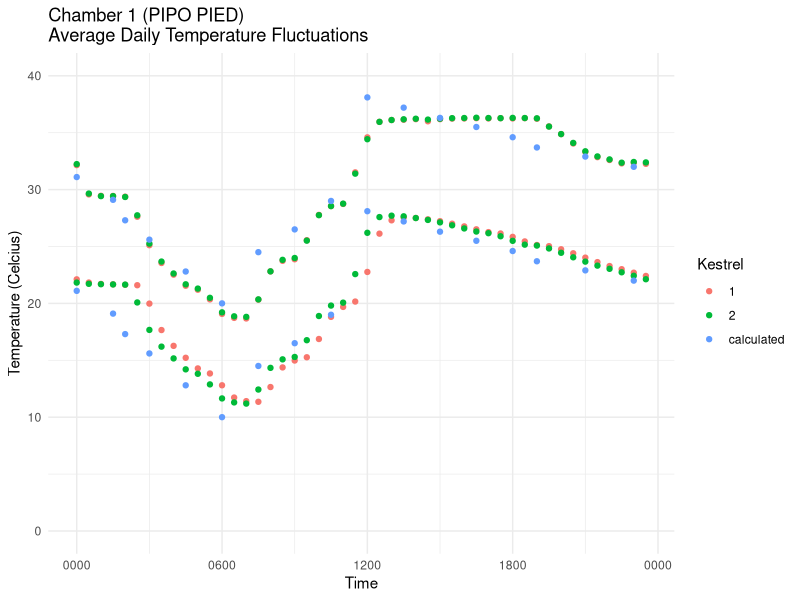
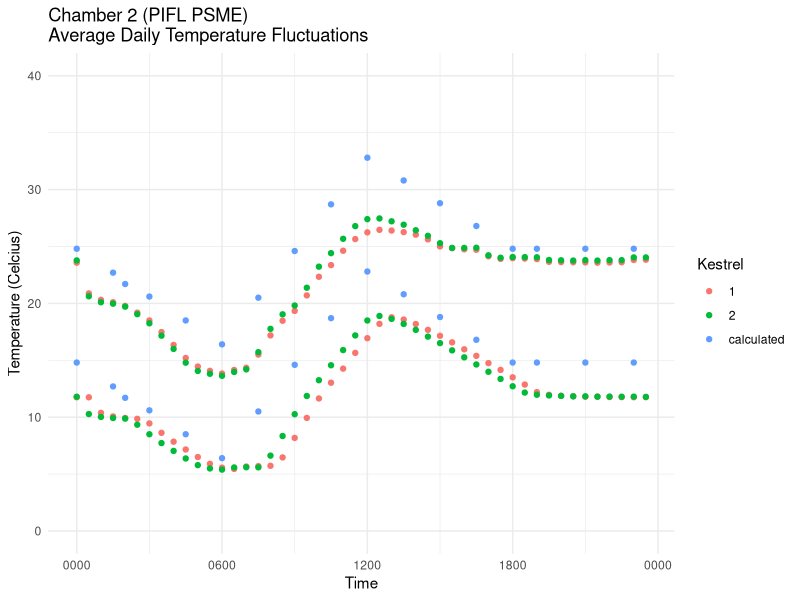
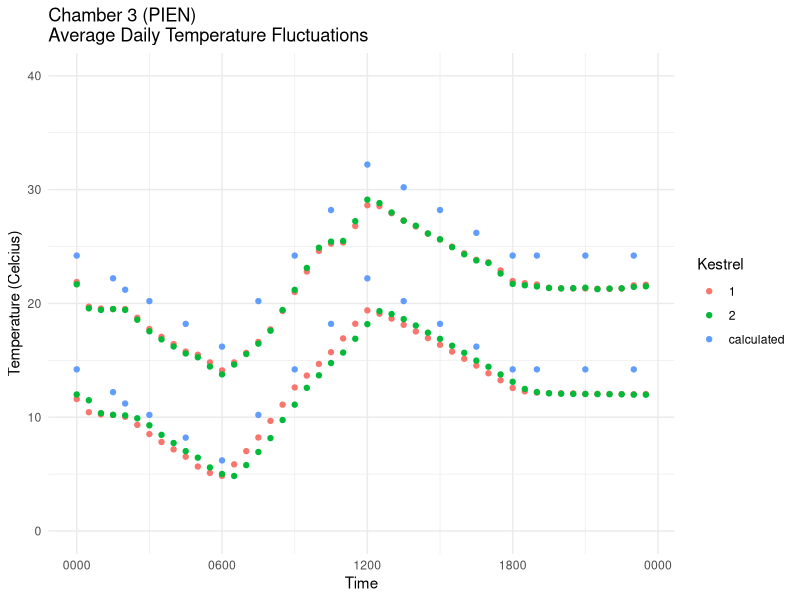
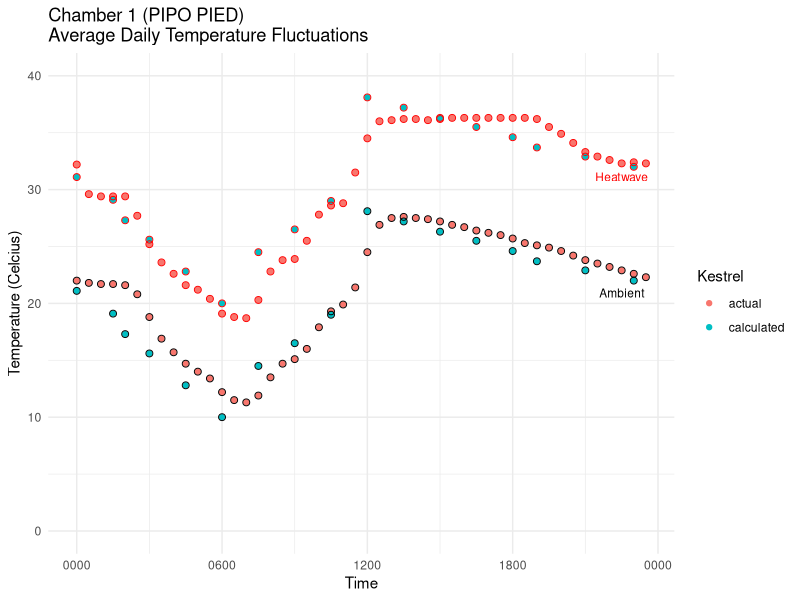
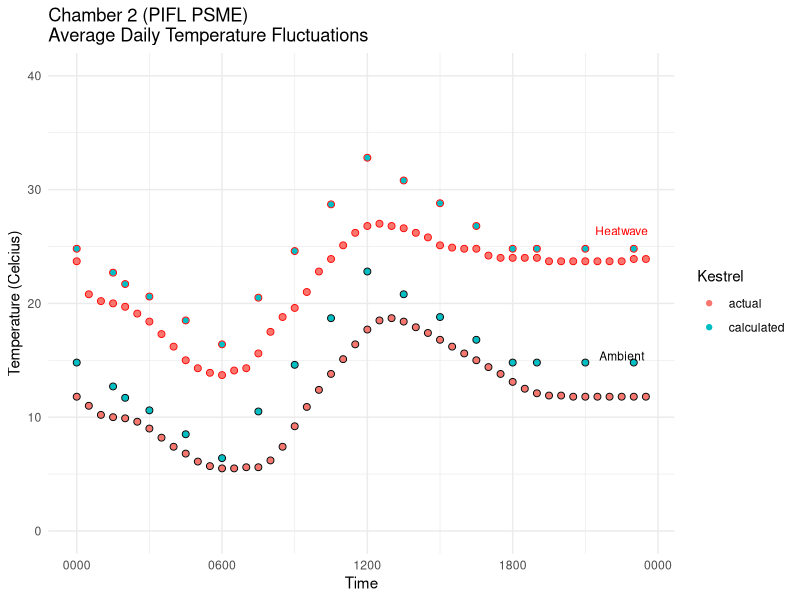
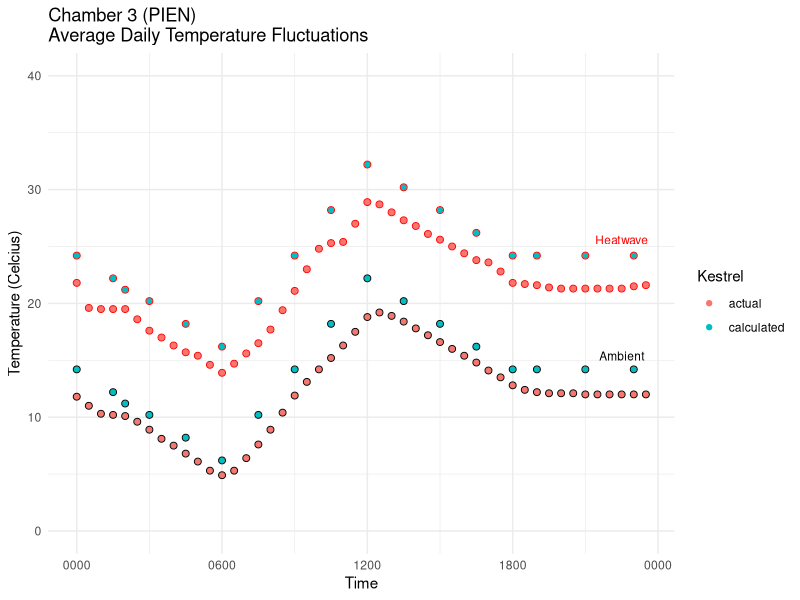
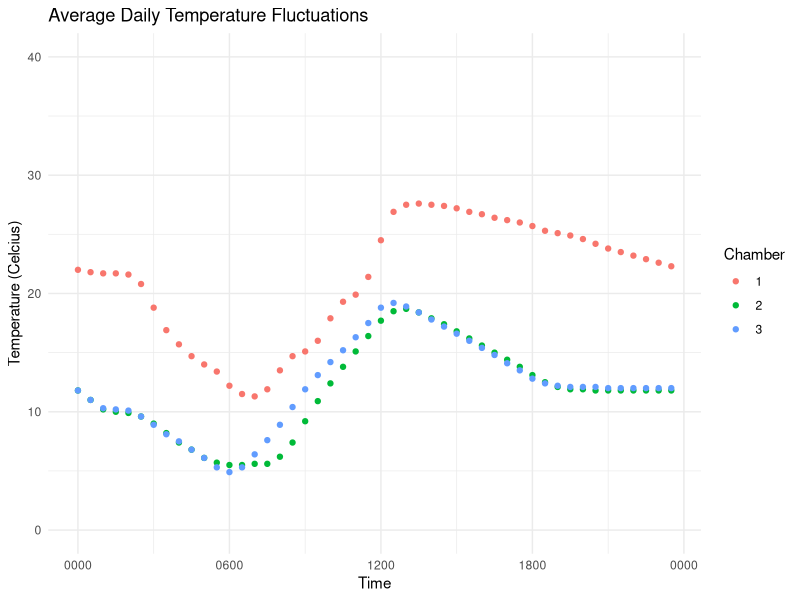
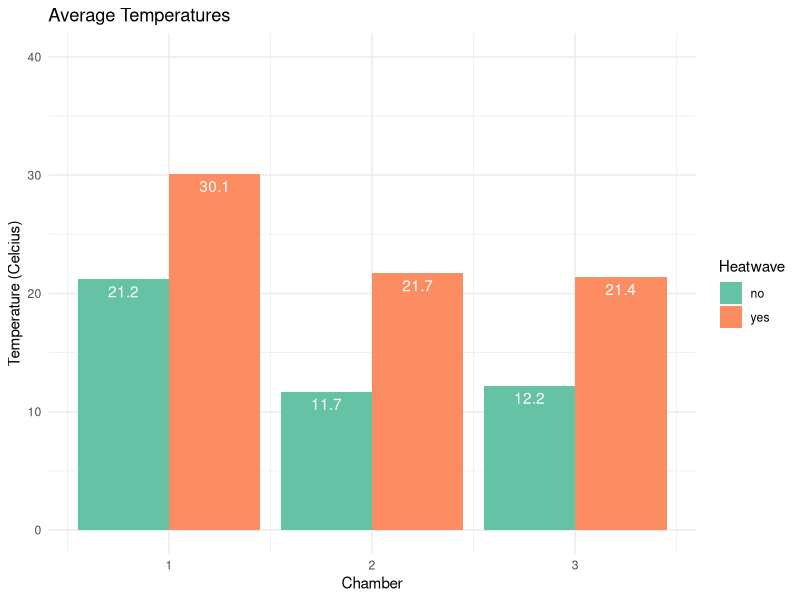

Reproduce these figures in R, in order.
#Data analysis/viz script - Phase 1 kestrel
#Alexandra Lalor
#allielalor@arizona.edu
#allielalor@gmail.com
#First created: 2022-02-01
#Last updated: 2022-06-18

#load tidyverse
library(tidyverse)
library(ggplot2)

################################################################################
#Phase1_Kestrel_AvgTemp
#Temperatures combined (daily temps), keeping Kestrel number intact for verification
################################################################################

#first, check that both kestrels were more or less equal

#read in clean csvs
Phase1_Kestrel_AvgTemp <- read_csv("data_QAQC/Phase1_Kestrel_AvgTemp.csv")

#add placeholder date to make graph
Phase1_Kestrel_AvgTemp <- Phase1_Kestrel_AvgTemp %>% 
  mutate(Date = as.Date("2021-10-15"))
Phase1_Kestrel_AvgTemp$DateTime <- paste(Phase1_Kestrel_AvgTemp$Date, " ", Phase1_Kestrel_AvgTemp$Time)
Phase1_Kestrel_AvgTemp$DateTime <- strptime(Phase1_Kestrel_AvgTemp$DateTime, format="%Y-%m-%d %H%M")

Phase1_Kestrel_AvgTemp$Phase <- as.factor(Phase1_Kestrel_AvgTemp$Phase)
Phase1_Kestrel_AvgTemp$Chamber <- as.factor(Phase1_Kestrel_AvgTemp$Chamber)

glimpse(Phase1_Kestrel_AvgTemp)


#Graphs!

#Chamber 1 graph
Phase1_Kestrel_AvgTemp %>% 
  group_by(Phase, Chamber, Kestrel, Heatwave) %>% 
  filter(Chamber == 1) %>% 
  ggplot(aes(x = as.POSIXct(DateTime),
             y = Temperature_avg,
             color = Kestrel)) +
  geom_point() +
  ylim(0, 40) +
  scale_x_datetime(date_labels = "%H%M") +
  xlab("Time") +
  ylab("Temperature (Celcius)") +
  labs(title = "Chamber 1 (PIPO PIED)\nAverage Daily Temperature Fluctuations",
       color = "Kestrel",
       fill = "Heatwave") +
  theme_minimal()

#Chamber 2 graph
Phase1_Kestrel_AvgTemp %>% 
  group_by(Phase, Chamber, Kestrel, Heatwave) %>% 
  filter(Chamber == 2) %>% 
  ggplot(aes(x = as.POSIXct(DateTime),
             y = Temperature_avg,
             color = Kestrel)) +
  geom_point() +
  ylim(0, 40) +
  scale_x_datetime(date_labels = "%H%M") +
  xlab("Time") +
  ylab("Temperature (Celcius)") +
  labs(title = "Chamber 2 (PIFL PSME)\nAverage Daily Temperature Fluctuations",
       color = "Kestrel",
       fill = "Heatwave") +
  theme_minimal()

#Chamber 3 graph
Phase1_Kestrel_AvgTemp %>% 
  group_by(Phase, Chamber, Kestrel, Heatwave) %>% 
  filter(Chamber == 3) %>% 
  ggplot(aes(x = as.POSIXct(DateTime),
             y = Temperature_avg,
             color = Kestrel)) +
  geom_point() +
  ylim(0, 40) +
  scale_x_datetime(date_labels = "%H%M") +
  xlab("Time") +
  ylab("Temperature (Celcius)") +
  labs(title = "Chamber 3 (PIEN)\nAverage Daily Temperature Fluctuations",
       color = "Kestrel",
       fill = "Heatwave") +
  theme_minimal()

################################################################################
#Phase1_Kestrel_AvgTemp_Sum
#Take average of both kestrels for summarized data (daily temps)
################################################################################

#now check summarized data, with the average of both kestrels

#read csv
Phase1_Kestrel_AvgTemp_Sum <- read_csv("data_QAQC/Phase1_Kestrel_AvgTemp_Sum.csv")

#add placeholder date to make graph
Phase1_Kestrel_AvgTemp_Sum <- Phase1_Kestrel_AvgTemp_Sum %>% 
  mutate(Date = as.Date("2021-10-15"))
Phase1_Kestrel_AvgTemp_Sum$DateTime <- paste(Phase1_Kestrel_AvgTemp_Sum$Date, " ", Phase1_Kestrel_AvgTemp_Sum$Time)
Phase1_Kestrel_AvgTemp_Sum$DateTime <- strptime(Phase1_Kestrel_AvgTemp_Sum$DateTime, format="%Y-%m-%d %H%M")

Phase1_Kestrel_AvgTemp_Sum$Phase <- as.factor(Phase1_Kestrel_AvgTemp_Sum$Phase)
Phase1_Kestrel_AvgTemp_Sum$Chamber <- as.factor(Phase1_Kestrel_AvgTemp_Sum$Chamber)

glimpse(Phase1_Kestrel_AvgTemp_Sum)


#Graphs!

#chamber 1 graph
Phase1_Kestrel_AvgTemp_Sum %>%
  group_by(Phase, Chamber, Kestrel, Heatwave) %>%
  filter(Chamber == 1) %>%
  ggplot(aes(x = as.POSIXct(DateTime),
             y = Temperature_avg,
             color = Kestrel)) +
  geom_point() +
  geom_point(data = Phase1_Kestrel_AvgTemp_Sum %>% filter(Chamber == 1, Heatwave == "no"),
             size = 2,
             color = "black",
             shape = 21) +
  geom_point(data = Phase1_Kestrel_AvgTemp_Sum %>% filter(Chamber == 1, Heatwave == "yes"),
             size = 2,
             color = "red",
             shape = 21) +
  ylim(0, 40) +
  scale_x_datetime(date_labels = "%H%M") +
  xlab("Time") +
  ylab("Temperature (Celcius)") +
  labs(title = "Chamber 1 (PIPO PIED)\nAverage Daily Temperature Fluctuations",
       color = "Kestrel") +
  geom_text(data = Phase1_Kestrel_AvgTemp_Sum[94, ], 
            label = "Heatwave", color = "red", size = 3, vjust = 2) +
  geom_text(data = Phase1_Kestrel_AvgTemp_Sum[46, ], 
            label = "Ambient", color = "black", size = 3, vjust = 3) +
  theme_minimal()


#chamber 2 graph
Phase1_Kestrel_AvgTemp_Sum %>%
  group_by(Phase, Chamber, Kestrel, Heatwave) %>%
  filter(Chamber == 2) %>%
  ggplot(aes(x = as.POSIXct(DateTime),
             y = Temperature_avg,
             color = Kestrel)) +
  geom_point() +
  geom_point(data = Phase1_Kestrel_AvgTemp_Sum %>% filter(Chamber == 2, Heatwave == "no"),
             size = 2,
             color = "black",
             shape = 21) +
  geom_point(data = Phase1_Kestrel_AvgTemp_Sum %>% filter(Chamber == 2, Heatwave == "yes"),
             size = 2,
             color = "red",
             shape = 21) +
  ylim(0, 40) +
  scale_x_datetime(date_labels = "%H%M") +
  xlab("Time") +
  ylab("Temperature (Celcius)") +
  labs(title = "Chamber 2 (PIFL PSME)\nAverage Daily Temperature Fluctuations",
       color = "Kestrel") +
  geom_text(data = Phase1_Kestrel_AvgTemp_Sum[94, ], 
            label = "Heatwave", color = "red", size = 3, vjust = 8) +
  geom_text(data = Phase1_Kestrel_AvgTemp_Sum[46, ], 
            label = "Ambient", color = "black", size = 3, vjust = 10) +
  theme_minimal()


#chamber 3 graph
Phase1_Kestrel_AvgTemp_Sum %>%
  group_by(Phase, Chamber, Kestrel, Heatwave) %>%
  filter(Chamber == 3) %>%
  ggplot(aes(x = as.POSIXct(DateTime),
             y = Temperature_avg,
             color = Kestrel)) +
  geom_point() +
  geom_point(data = Phase1_Kestrel_AvgTemp_Sum %>% filter(Chamber == 3, Heatwave == "no"),
             size = 2,
             color = "black",
             shape = 21) +
  geom_point(data = Phase1_Kestrel_AvgTemp_Sum %>% filter(Chamber == 3, Heatwave == "yes"),
             size = 2,
             color = "red",
             shape = 21) +
  ylim(0, 40) +
  scale_x_datetime(date_labels = "%H%M") +
  xlab("Time") +
  ylab("Temperature (Celcius)") +
  labs(title = "Chamber 3 (PIEN)\nAverage Daily Temperature Fluctuations",
       color = "Kestrel") +
  geom_text(data = Phase1_Kestrel_AvgTemp_Sum[94, ], 
            label = "Heatwave", color = "red", size = 3, vjust = 9) +
  geom_text(data = Phase1_Kestrel_AvgTemp_Sum[46, ], 
            label = "Ambient", color = "black", size = 3, vjust = 10) +
  theme_minimal()


#All chambers
Phase1_Kestrel_AvgTemp_Sum_graph <- Phase1_Kestrel_AvgTemp_Sum %>% 
  filter(Kestrel == "actual", Heatwave == "no")

Phase1_Kestrel_AvgTemp_Sum_graph %>% 
  group_by(Phase, Chamber, Kestrel, Heatwave) %>%
  ggplot(aes(x = as.POSIXct(DateTime),
              y = Temperature_avg,
              color = Chamber)) +
  geom_point() +
  ylim(0, 40) +
  scale_x_datetime(date_labels = "%H%M") +
  xlab("Time") +
  ylab("Temperature (Celcius)") +
  labs(title = "Average Daily Temperature Fluctuations") +
  theme_minimal()


################################################################################
#Phase1_Kestrel_AvgTemp_Sum_Total
#Take average for overall temp summary (not daily)
################################################################################

#read csv
Phase1_Kestrel_AvgTemp_Sum_Total <- read_csv("data_QAQC/Phase1_Kestrel_AvgTemp_Sum_Total.csv")

#filter for actual temps
Phase1_Kestrel_AvgTemp_Sum_Total_graph <- Phase1_Kestrel_AvgTemp_Sum_Total %>% 
  filter(Kestrel == "actual")

#Graph!

#Bar graph
Phase1_Kestrel_AvgTemp_Sum_Total_graph %>% 
  group_by(Heatwave) %>%
  ggplot(aes(x = Chamber,
             y = Temperature_avg,
             fill = Heatwave)) +
  geom_col(position= "dodge") +
  ylim(0, 40) +
  ylab("Temperature (Celcius)") +
  labs(title = "Average Temperatures") +
  geom_text(label = Phase1_Kestrel_AvgTemp_Sum_Total_graph$Temperature_avg,
            vjust = 1.5, position = position_dodge(0.9), color = "white") +
  scale_fill_brewer(palette = "Set2") +
  theme_minimal()

